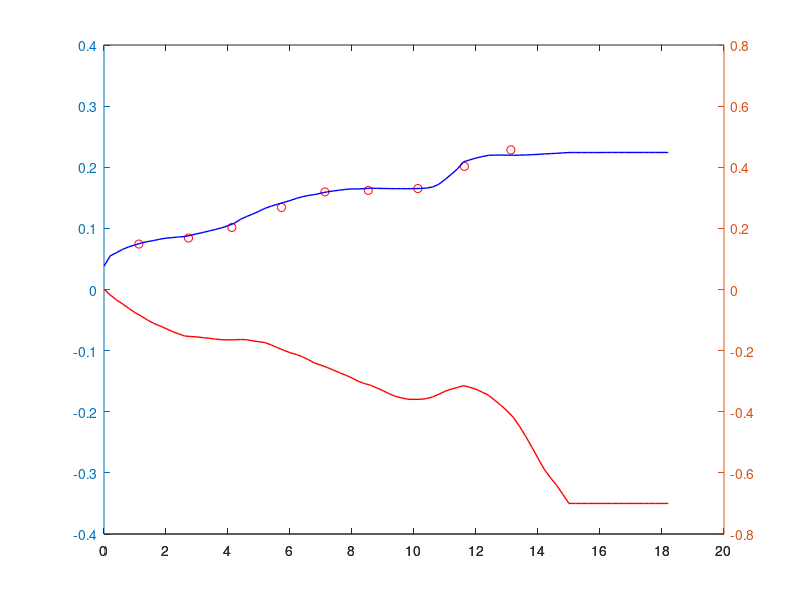

MATLAB code to generate this figure: (Note: this script raises an error after producing the figure.)
clc,clear;
U1=load('computed_HS.dat');
U2=load('measured_HS.dat');
x1=U1(:,1);
y1=U1(:,2);
z1=U1(:,3);
x2=U2(:,1);
y2=U2(:,2);
y3=interp1(x1,y1,x2);
tu=sum((y3-y2).^2);
mau=sum(y2.^2);
rmse=sqrt(tu/mau)*100;
plot(x2,y2,'ro');hold on
[p,tt,dd]=plotyy(x1,y1,x1,z1);
set(tt,'linestyle','-','Linewidth',1,'color','b');
set(dd,'linestyle','-','Linewidth',1,'color','r');
set(p(1),'XLim',[0 20],'YLim',[-0.4 0.4])
set(p(2),'XLim',[0 20],'YLim',[-0.8 0.8])
set(p(1),'XTick',[0:2:20],'YTick',[-0.4:0.1:0.4])
set(p(2),'XTick',[0:2:20],'YTick',[-0.8:0.2:0.8])
legend(3,'Do dac','Tinh toan');
text(5,0.2,sprintf('RMSE = %.2f %',rmse),'horizontalalignment','center');
text(11,-0.1,'Beach Profile','horizontalalignment','center');

%rmse=sqrt(sum((y1-y2).^2)/sum(y2))
